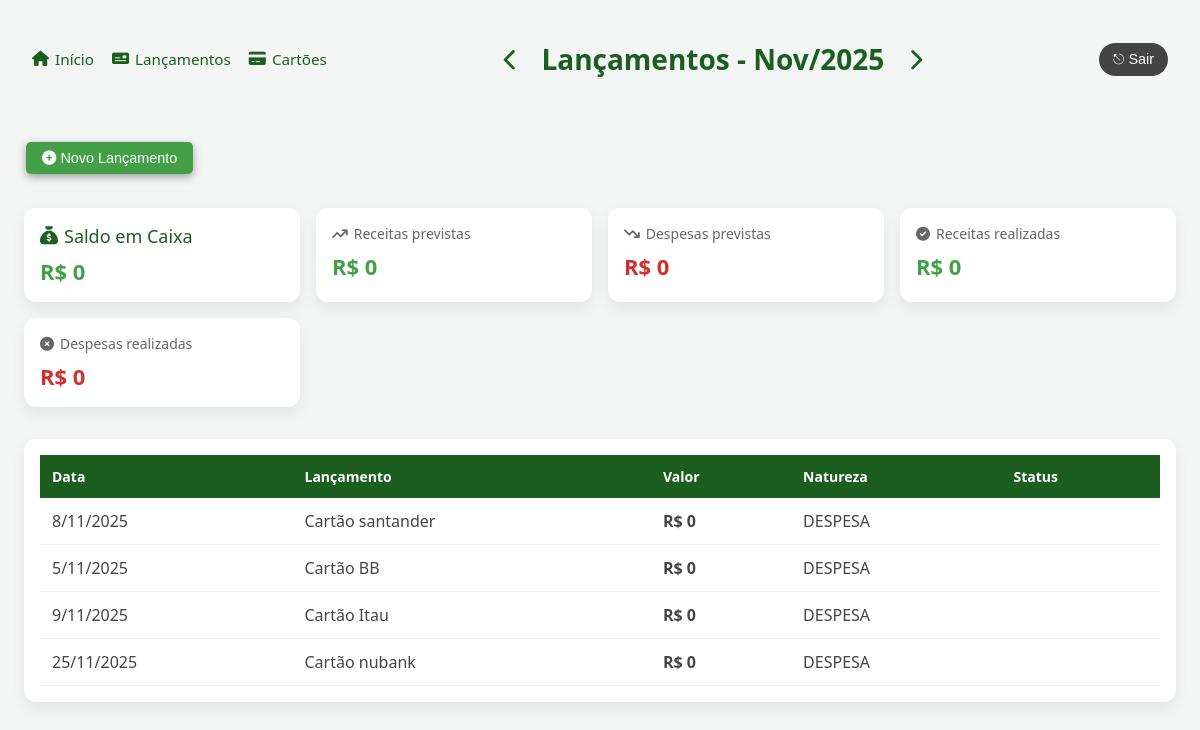
/home/?mes=11&ano=2025, run on the app's committed database.
### contas/models/cartao.py (models this page shows, shortened)
class Cartao(models.Model):
    descricao = models.CharField(max_length=70)
    limite = models.FloatField()
    fechamento = models.IntegerField()
    vencimento = models.IntegerField()
    dt_criacao = models.DateTimeField(auto_now=True)
    dt_update = models.DateTimeField(auto_now=True)
    class Meta:
        verbose_name_plural = 'Cartoes'

### contas/models/competencia.py (models this page shows, shortened)
class Competencia(models.Model):
    mes = models.PositiveSmallIntegerField()
    ano = models.PositiveSmallIntegerField()
    class Meta:
        unique_together = ('mes', 'ano')
        ordering = ['ano', 'mes']
    def mes_nome(self):
        MESES = [
            '', 'Jan', 'Fev', 'Mar', 'Abr', 'Mai', 'Jun',
            'Jul', 'Ago', 'Set', 'Out', 'Nov', 'Dez'
        ]
        return MESES[self.mes]

### contas/views/index.py (the view)
# urls.py: 2. Add a URL to urlpatterns:  path('', views.home, name='home')
def home(request):
    hoje = date.today()
    mes = request.GET.get('mes')
    ano = request.GET.get('ano')
    competencia = competencia_service.obter_ou_criar_competencia(
        mes=int(mes) if mes else hoje.month,
        ano=int(ano) if ano else hoje.year
    )
    lancamentos = Lancamento.objects.filter(
        data__month=competencia.mes,
        data__year=competencia.ano,
        fatura = None
    )
    cartoes = Cartao.objects.all()
    for c in cartoes:
        c.fatura = fatura_service.total_fatura_por_cartao(c, competencia)
    return render(request, 'contas/home.html', {
        'competencia': competencia,
        'lancamentos': lancamentos,
        'anterior': competencia_service.anterior(mes, ano),
        'proximo': competencia_service.proximo(mes, ano),
        'receitas_previstas': competencia_service.total_receitas_previstas(competencia),
        'despesas_previstas': competencia_service.total_despesas_previstas(competencia),
        'receitas_realizadas': competencia_service.total_receitas_realizadas(competencia),
        'despesas_realizadas': competencia_service.total_despesas_realizadas(competencia),
        'saldo_em_caixa': competencia_service.saldo_em_caixa(competencia),
        'form_action': "lancamentos_create_path",
        'path': reverse('home_path', args=None),
        'cartao': None,
        'cartoes': cartoes,
        'titulo': f"Lançamentos - { competencia.mes_nome() }/{ competencia.ano }",
        'titulo_tem_setas': True
    })

### contas/services/competencia_service.py (called while the page is built)
def obter_ou_criar_competencia(mes=None, ano=None):
    hoje = date.today()
    mes = mes or hoje.month
    ano = ano or hoje.year
    competencia, _ = Competencia.objects.get_or_create(
        mes=mes,
        ano=ano
    )
    return competencia

def anterior(mes, ano):
    atual = obter_ou_criar_competencia(mes, ano)
    if atual.mes == 1:
        novo_mes = 12
        novo_ano = atual.ano - 1
    else:
        novo_mes = atual.mes - 1
        novo_ano = atual.ano
    return {
        "mes": novo_mes,
        "ano": novo_ano
    }

def proximo(mes, ano):
    atual = obter_ou_criar_competencia(mes, ano)
    if atual.mes == 12:
        novo_mes = 1
        novo_ano = atual.ano + 1
    else:
        novo_mes =  atual.mes + 1
        novo_ano = atual.ano
    return {
        "mes": novo_mes,
        "ano": novo_ano
    }

def total_receitas_previstas(competencia):
    lancamentos = lancamento_service.get_receitas_competencia(competencia).filter(
        fatura = None
    )
    return soma_lancamentos(lancamentos)

def total_despesas_previstas(competencia):
    lancamentos = lancamento_service.get_despesas_competencia(competencia).filter(
        fatura = None
    )
    return soma_lancamentos(lancamentos)

def total_receitas_realizadas(competencia):
    lancamentos = lancamento_service.get_receitas_competencia(competencia).filter(pago = True)
    return soma_lancamentos(lancamentos)

def total_despesas_realizadas(competencia):
    lancamentos = lancamento_service.get_despesas_competencia(competencia).filter(pago = True)
    return soma_lancamentos(lancamentos)

def soma_lancamentos(lancamentos):
    soma = 0
    for l in lancamentos:
        soma += l.valor
    return soma

def saldo_em_caixa(competencia):
    return total_receitas_realizadas(competencia) - total_despesas_realizadas(competencia)

### contas/services/fatura_service.py (called while the page is built)
def obter_ou_criar_fatura(cartao, competencia):
    fatura, created = Fatura.objects.get_or_create(
        cartao=cartao,
        competencia=competencia
    )
    return fatura

def get_despesas_fatura(fatura):
    lancamentos = lancamento_service.get_despesas_competencia(fatura.competencia)
    lancamentos_fatura = lancamentos.filter(
        fatura = fatura
    )
    return competencia_service.soma_lancamentos(lancamentos_fatura)

def total_fatura(fatura):
    return get_receitas_fatura(fatura) - get_despesas_fatura(fatura)

def total_fatura_por_cartao(cartao, competencia):
    return total_fatura(obter_ou_criar_fatura(cartao, competencia))

### contas/templates/contas/home.html (shortened to what this page needs)
{% load static %}
<!DOCTYPE html>
<html lang="pt-br">
<head>
    <link rel="stylesheet"
          href="https://cdnjs.cloudflare.com/ajax/libs/font-awesome/6.5.1/css/all.min.css"/>
    <link rel="stylesheet" href="{% static 'contas/app.css' %}">
</head>
<body>
<div class="header">
    {% include "contas/shared/_menu.html" %}
    {% include "contas/shared/_competencia.html" %}
    <div class="login">
        <button class="logout-btn">
            ⎋ Sair
        </button>
    </div>
</div>
 <div class="acoes">
    <button class="add-lancamento-btn" onclick="openModal()">
        <i class="fa-solid fa-circle-plus"></i> Novo Lançamento
    </button>
</div>
<div class="cards">
    <div class="card saldo">
        <h3><i class="fa-solid fa-sack-dollar"></i> Saldo em Caixa</h3>
        {% if saldo_em_caixa < 0 %}
            <p class="despesa">R$ {{ saldo_em_caixa }}</p>
        {% else %}
            <p class="receita">R$ {{ saldo_em_caixa }}</p>
        {% endif %}
    </div>
    <div class="card">
        <h3><i class="fa-solid fa-arrow-trend-up"></i> Receitas previstas</h3>
        <p class="receita">R$ {{ receitas_previstas }}</p>
    </div>
    <div class="card">
        <h3><i class="fa-solid fa-arrow-trend-down"></i> Despesas previstas</h3>
        <p class="despesa">R$ {{ despesas_previstas }}</p>
    </div>
    <div class="card">
        <h3><i class="fa-solid fa-circle-check"></i> Receitas realizadas</h3>
        <p class="receita">R$ {{ receitas_realizadas }}</p>
    </div>
    <div class="card">
        <h3><i class="fa-solid fa-circle-xmark"></i> Despesas realizadas</h3>
        <p class="despesa">R$ {{ despesas_realizadas }}</p>
    </div>
</div>
<div class="table-container">
    <table>
        <thead>
            <tr>
                <th>Data</th>
                <th>Lançamento</th>
                <th>Valor</th>
                <th>Natureza</th>
                <th>Status</th>
            </tr>
        </thead>
        <tbody>
        {% for c in cartoes %}
            <tr>
                <td>{{ c.vencimento }}/{{ competencia.mes }}/{{ competencia.ano }}</td>
                <td>Cartão {{ c.descricao }}</td>
                <td class="valor"> {% if c.fatura < 0 %}
                                        <span class="despesa">R$ {{ c.fatura }}</span>
                                    {% else %}
                                        R$ {{ c.fatura }}</span>
                                    {% endif %}</td>
                <td>DESPESA</td>
                <td>
                </td>
            </tr>
        {% endfor %}
        </tbody>
    </table>
</div>
</body>
</html>

### contas/static/contas/app.css (style rules this page uses)
:root { --verde-principal: #1b5e20; --verde-claro: #43a047; --verde-agua: #66bb6a; --amarelo: #fbc02d; --cinza-bg: #f4f6f5; --cinza-texto: #444; --cinza-texto-hover: #636363; --cinza-shadow: #9e9e9e; --branco: #ffffff; }
body { font-family: system-ui, -apple-system, BlinkMacSystemFont, sans-serif; background: var(--cinza-bg); margin: 0; padding: 24px; color: var(--cinza-texto); }
.header { display: grid; grid-template-columns: auto 1fr auto; align-items: center; padding: 16px 8px; margin-bottom: 32px; }
.menu, .login { display: flex; align-items: center; gap: 12px; }
.logout-btn { background-color: var(--cinza-texto); color: white; border: none; padding: 8px 14px; border-radius: 20px; cursor: pointer; font-size: 0.9rem; }
.acoes { display: flex; align-items: left; justify-content: left; padding: 16px 16px 16px 2px; gap: 24px; }
.add-lancamento-btn { background-color: var(--verde-claro); color: white; border: none; border-radius: 5px; box-shadow: 0 3px 8px var(--cinza-shadow); padding: 8px 16px; margin-bottom: 18px; cursor: pointer; font-size: 0.9rem; }
.cards { display: grid; grid-template-columns: repeat(auto-fit, minmax(220px, 1fr)); gap: 16px; margin-bottom: 32px; }
.card { background: var(--branco); border-radius: 12px; padding: 16px; box-shadow: 0 6px 14px rgba(0,0,0,.08); }
.card h3 { margin: 0 0 8px; font-size: 14px; font-weight: 500; color: #666; display: flex; align-items: center; gap: 6px; }
.card p { margin: 0; font-size: 22px; font-weight: 600; }
.saldo h3 { font-size: 18px; color: #1b5e20; }
.receita { color: var(--verde-claro); }
.despesa { color: #d32f2f; }
.table-container { background: var(--branco); border-radius: 12px; padding: 16px; box-shadow: 0 6px 14px rgba(0,0,0,.08); }
table { width: 100%; border-collapse: collapse; }
thead { background: var(--verde-principal); color: var(--branco); }
th, td { padding: 12px; text-align: left; }
th { font-size: 14px; font-weight: 600; }
tbody tr { border-bottom: 1px solid #eee; }
.valor { font-weight: 600; }
.pago, .receita { color: var(--verde-claro); }
.nao-pago, .despesa { color: #d32f2f; }

### data on the page
Cartao: vencimento "8", descricao "santander", fatura "0"
Competencia: mes "11", ano "2025"
Cartao: vencimento "5", descricao "BB", fatura "0"
Cartao: vencimento "9", descricao "Itau", fatura "0"
Cartao: vencimento "25", descricao "nubank", fatura "0"

### other printed values
{{ titulo }} "Lançamentos - Nov/2025"
{{ saldo_em_caixa }} "0"
{{ receitas_previstas }} "0"
{{ despesas_previstas }} "0"
{{ receitas_realizadas }} "0"
{{ despesas_realizadas }} "0"
